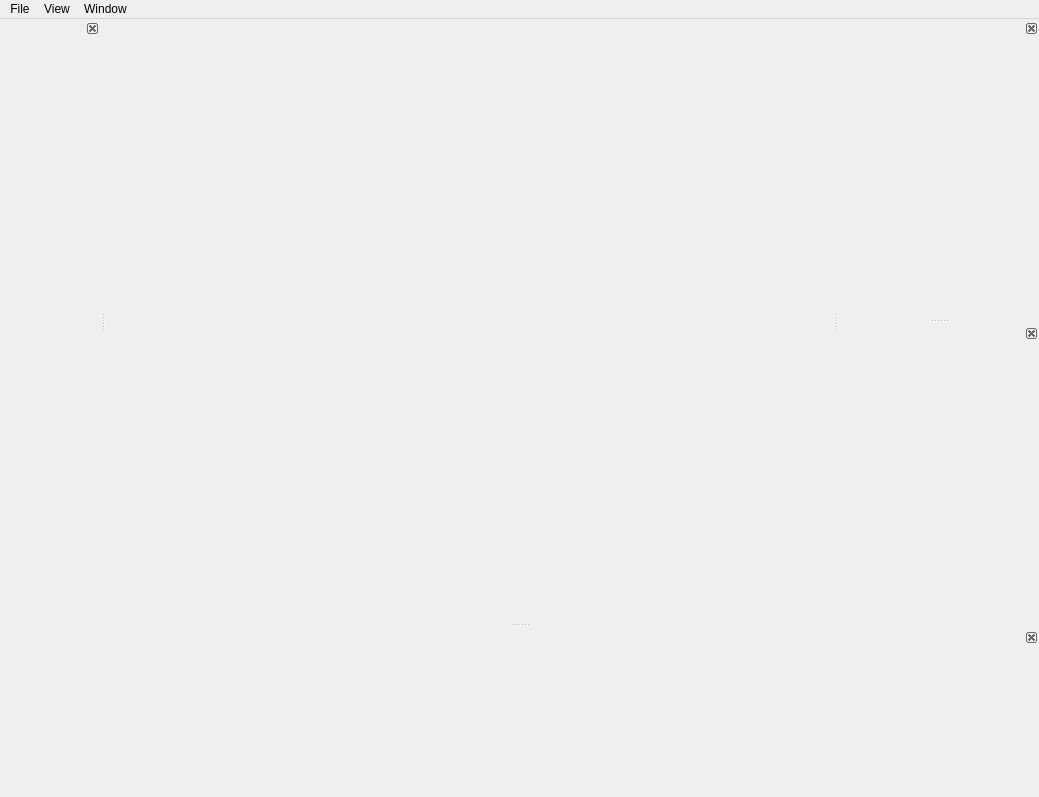
<?xml version="1.0" encoding="UTF-8"?>
<ui version="4.0">
 <class>MainWindow</class>
 <widget class="QMainWindow" name="MainWindow">
  <property name="geometry">
   <rect>
    <x>0</x>
    <y>0</y>
    <width>1039</width>
    <height>797</height>
   </rect>
  </property>
  <property name="windowTitle">
   <string>MainWindow</string>
  </property>
  <widget class="AnimationFrameView" name="frameView"/>
  <widget class="QMenuBar" name="menubar">
   <property name="geometry">
    <rect>
     <x>0</x>
     <y>0</y>
     <width>1039</width>
     <height>22</height>
    </rect>
   </property>
   <widget class="QMenu" name="menuFile">
    <property name="title">
     <string>File</string>
    </property>
    <addaction name="actionNew"/>
    <addaction name="actionOpen"/>
    <addaction name="actionSave"/>
    <addaction name="actionSave_as"/>
    <addaction name="actionExport"/>
   </widget>
   <widget class="QMenu" name="menuView">
    <property name="title">
     <string>View</string>
    </property>
    <widget class="QMenu" name="menuOnionSkin">
     <property name="title">
      <string>Onion Skin</string>
     </property>
     <widget class="QMenu" name="menuOnionSkinBackward">
      <property name="title">
       <string>Backward</string>
      </property>
      <addaction name="actionOnionSkinBackward0"/>
      <addaction name="actionOnionSkinBackward1"/>
      <addaction name="actionOnionSkinBackward2"/>
      <addaction name="actionOnionSkinBackward3"/>
     </widget>
     <widget class="QMenu" name="menuOnionSkinForward">
      <property name="title">
       <string>Forward</string>
      </property>
      <addaction name="actionOnionSkinForward0"/>
      <addaction name="actionOnionSkinForward1"/>
      <addaction name="actionOnionSkinForward2"/>
      <addaction name="actionOnionSkinForward3"/>
     </widget>
     <addaction name="menuOnionSkinBackward"/>
     <addaction name="menuOnionSkinForward"/>
    </widget>
    <addaction name="menuOnionSkin"/>
   </widget>
   <widget class="QMenu" name="menuWindow">
    <property name="title">
     <string>Window</string>
    </property>
    <addaction name="actionAnimation"/>
    <addaction name="actionLayers"/>
    <addaction name="actionPalette"/>
    <addaction name="actionColorPicker"/>
    <addaction name="actionToolbox"/>
   </widget>
   <addaction name="menuFile"/>
   <addaction name="menuView"/>
   <addaction name="menuWindow"/>
  </widget>
  <widget class="QDockWidget" name="animationDock">
   <property name="features">
    <set>QDockWidget::DockWidgetClosable</set>
   </property>
   <property name="allowedAreas">
    <set>Qt::AllDockWidgetAreas</set>
   </property>
   <attribute name="dockWidgetArea">
    <number>8</number>
   </attribute>
   <widget class="AnimationView" name="animationView">
    <property name="enabled">
     <bool>true</bool>
    </property>
    <property name="minimumSize">
     <size>
      <width>0</width>
      <height>150</height>
     </size>
    </property>
    <property name="baseSize">
     <size>
      <width>0</width>
      <height>0</height>
     </size>
    </property>
   </widget>
  </widget>
  <widget class="QDockWidget" name="toolboxDock">
   <property name="sizePolicy">
    <sizepolicy hsizetype="Preferred" vsizetype="Preferred">
     <horstretch>0</horstretch>
     <verstretch>0</verstretch>
    </sizepolicy>
   </property>
   <property name="features">
    <set>QDockWidget::DockWidgetClosable</set>
   </property>
   <attribute name="dockWidgetArea">
    <number>1</number>
   </attribute>
   <widget class="Toolbox" name="toolbox">
    <property name="sizePolicy">
     <sizepolicy hsizetype="Preferred" vsizetype="Preferred">
      <horstretch>0</horstretch>
      <verstretch>0</verstretch>
     </sizepolicy>
    </property>
    <property name="minimumSize">
     <size>
      <width>100</width>
      <height>0</height>
     </size>
    </property>
   </widget>
  </widget>
  <widget class="QDockWidget" name="coloPickerDock">
   <property name="features">
    <set>QDockWidget::DockWidgetClosable</set>
   </property>
   <attribute name="dockWidgetArea">
    <number>2</number>
   </attribute>
   <widget class="ColorPicker" name="colorPicker">
    <property name="sizePolicy">
     <sizepolicy hsizetype="Preferred" vsizetype="Preferred">
      <horstretch>0</horstretch>
      <verstretch>0</verstretch>
     </sizepolicy>
    </property>
    <property name="minimumSize">
     <size>
      <width>200</width>
      <height>0</height>
     </size>
    </property>
   </widget>
  </widget>
  <widget class="QDockWidget" name="layerDock">
   <property name="features">
    <set>QDockWidget::DockWidgetClosable</set>
   </property>
   <attribute name="dockWidgetArea">
    <number>2</number>
   </attribute>
   <widget class="LayerView" name="layerView">
    <property name="minimumSize">
     <size>
      <width>200</width>
      <height>0</height>
     </size>
    </property>
   </widget>
  </widget>
  <action name="actionOpen">
   <property name="text">
    <string>Open...</string>
   </property>
   <property name="shortcut">
    <string>Ctrl+O</string>
   </property>
  </action>
  <action name="actionSave">
   <property name="text">
    <string>Save</string>
   </property>
  </action>
  <action name="actionSave_as">
   <property name="text">
    <string>Save as...</string>
   </property>
  </action>
  <action name="actionExport">
   <property name="text">
    <string>Export...</string>
   </property>
  </action>
  <action name="actionOnionSkinBackward0">
   <property name="checkable">
    <bool>true</bool>
   </property>
   <property name="text">
    <string>0</string>
   </property>
  </action>
  <action name="actionOnionSkinBackward1">
   <property name="checkable">
    <bool>true</bool>
   </property>
   <property name="text">
    <string>1</string>
   </property>
  </action>
  <action name="actionOnionSkinBackward2">
   <property name="checkable">
    <bool>true</bool>
   </property>
   <property name="text">
    <string>2</string>
   </property>
  </action>
  <action name="actionOnionSkinBackward3">
   <property name="checkable">
    <bool>true</bool>
   </property>
   <property name="text">
    <string>3</string>
   </property>
  </action>
  <action name="actionOnionSkinForward0">
   <property name="checkable">
    <bool>true</bool>
   </property>
   <property name="text">
    <string>0</string>
   </property>
  </action>
  <action name="actionOnionSkinForward1">
   <property name="checkable">
    <bool>true</bool>
   </property>
   <property name="text">
    <string>1</string>
   </property>
  </action>
  <action name="actionOnionSkinForward2">
   <property name="checkable">
    <bool>true</bool>
   </property>
   <property name="text">
    <string>2</string>
   </property>
  </action>
  <action name="actionOnionSkinForward3">
   <property name="checkable">
    <bool>true</bool>
   </property>
   <property name="text">
    <string>3</string>
   </property>
  </action>
  <action name="actionAnimation">
   <property name="checkable">
    <bool>true</bool>
   </property>
   <property name="text">
    <string>Animation</string>
   </property>
  </action>
  <action name="actionLayers">
   <property name="checkable">
    <bool>true</bool>
   </property>
   <property name="text">
    <string>Layers</string>
   </property>
  </action>
  <action name="actionPalette">
   <property name="checkable">
    <bool>true</bool>
   </property>
   <property name="text">
    <string>Palette</string>
   </property>
  </action>
  <action name="actionColorPicker">
   <property name="checkable">
    <bool>true</bool>
   </property>
   <property name="text">
    <string>Color Picker</string>
   </property>
  </action>
  <action name="actionToolbox">
   <property name="checkable">
    <bool>true</bool>
   </property>
   <property name="text">
    <string>Toolbox</string>
   </property>
  </action>
  <action name="actionNew">
   <property name="text">
    <string>New</string>
   </property>
  </action>
  <zorder>toolboxDock</zorder>
  <zorder>animationDock</zorder>
  <zorder>coloPickerDock</zorder>
  <zorder>layerDock</zorder>
 </widget>
 <customwidgets>
  <customwidget>
   <class>Toolbox</class>
   <extends>QWidget</extends>
   <header>view/toolbox.hpp</header>
   <container>1</container>
  </customwidget>
  <customwidget>
   <class>LayerView</class>
   <extends>QWidget</extends>
   <header>view/layerview.hpp</header>
   <container>1</container>
  </customwidget>
  <customwidget>
   <class>ColorPicker</class>
   <extends>QWidget</extends>
   <header>view/colorpicker.hpp</header>
   <container>1</container>
  </customwidget>
  <customwidget>
   <class>AnimationView</class>
   <extends>QWidget</extends>
   <header>view/animationview.hpp</header>
   <container>1</container>
  </customwidget>
  <customwidget>
   <class>AnimationFrameView</class>
   <extends>QWidget</extends>
   <header>view/animationframeview.hpp</header>
   <container>1</container>
  </customwidget>
 </customwidgets>
 <resources/>
 <connections>
  <connection>
   <sender>actionOnionSkinBackward0</sender>
   <signal>toggled(bool)</signal>
   <receiver>MainWindow</receiver>
   <slot>handleOnionSkinActionToggled(bool)</slot>
   <hints>
    <hint type="sourcelabel">
     <x>-1</x>
     <y>-1</y>
    </hint>
    <hint type="destinationlabel">
     <x>399</x>
     <y>299</y>
    </hint>
   </hints>
  </connection>
  <connection>
   <sender>actionOnionSkinBackward1</sender>
   <signal>toggled(bool)</signal>
   <receiver>MainWindow</receiver>
   <slot>handleOnionSkinActionToggled(bool)</slot>
   <hints>
    <hint type="sourcelabel">
     <x>-1</x>
     <y>-1</y>
    </hint>
    <hint type="destinationlabel">
     <x>399</x>
     <y>299</y>
    </hint>
   </hints>
  </connection>
  <connection>
   <sender>actionOnionSkinBackward2</sender>
   <signal>toggled(bool)</signal>
   <receiver>MainWindow</receiver>
   <slot>handleOnionSkinActionToggled(bool)</slot>
   <hints>
    <hint type="sourcelabel">
     <x>-1</x>
     <y>-1</y>
    </hint>
    <hint type="destinationlabel">
     <x>399</x>
     <y>299</y>
    </hint>
   </hints>
  </connection>
  <connection>
   <sender>actionOnionSkinBackward3</sender>
   <signal>toggled(bool)</signal>
   <receiver>MainWindow</receiver>
   <slot>handleOnionSkinActionToggled(bool)</slot>
   <hints>
    <hint type="sourcelabel">
     <x>-1</x>
     <y>-1</y>
    </hint>
    <hint type="destinationlabel">
     <x>399</x>
     <y>299</y>
    </hint>
   </hints>
  </connection>
  <connection>
   <sender>actionOnionSkinForward0</sender>
   <signal>toggled(bool)</signal>
   <receiver>MainWindow</receiver>
   <slot>handleOnionSkinActionToggled(bool)</slot>
   <hints>
    <hint type="sourcelabel">
     <x>-1</x>
     <y>-1</y>
    </hint>
    <hint type="destinationlabel">
     <x>399</x>
     <y>299</y>
    </hint>
   </hints>
  </connection>
  <connection>
   <sender>actionOnionSkinForward1</sender>
   <signal>toggled(bool)</signal>
   <receiver>MainWindow</receiver>
   <slot>handleOnionSkinActionToggled(bool)</slot>
   <hints>
    <hint type="sourcelabel">
     <x>-1</x>
     <y>-1</y>
    </hint>
    <hint type="destinationlabel">
     <x>399</x>
     <y>299</y>
    </hint>
   </hints>
  </connection>
  <connection>
   <sender>actionOnionSkinForward3</sender>
   <signal>toggled(bool)</signal>
   <receiver>MainWindow</receiver>
   <slot>handleOnionSkinActionToggled(bool)</slot>
   <hints>
    <hint type="sourcelabel">
     <x>-1</x>
     <y>-1</y>
    </hint>
    <hint type="destinationlabel">
     <x>399</x>
     <y>299</y>
    </hint>
   </hints>
  </connection>
  <connection>
   <sender>actionOnionSkinForward2</sender>
   <signal>toggled(bool)</signal>
   <receiver>MainWindow</receiver>
   <slot>handleOnionSkinActionToggled(bool)</slot>
   <hints>
    <hint type="sourcelabel">
     <x>-1</x>
     <y>-1</y>
    </hint>
    <hint type="destinationlabel">
     <x>399</x>
     <y>299</y>
    </hint>
   </hints>
  </connection>
 </connections>
 <slots>
  <slot>handleOnionSkinActionToggled(bool)</slot>
  <slot>handleWindowActionToggled(bool)</slot>
 </slots>
</ui>
